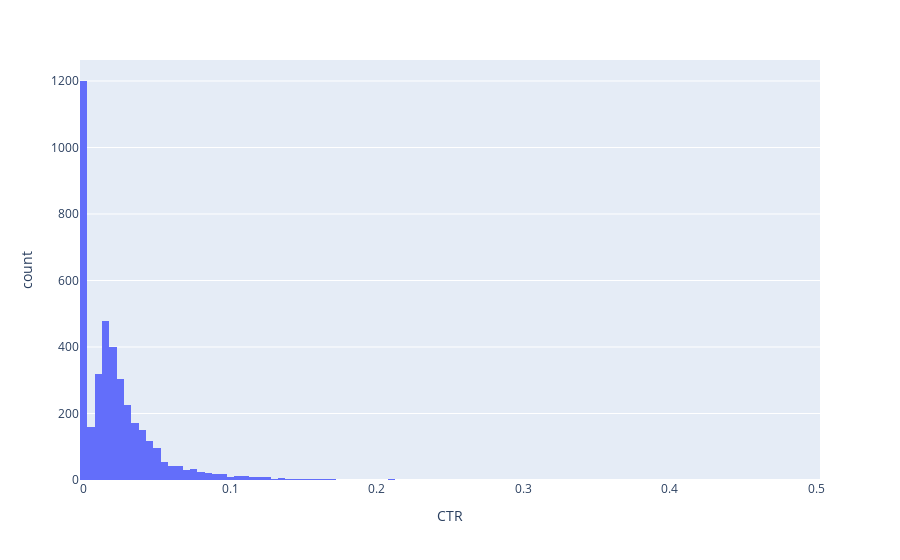

Notebook code for this chart:
### Code cell
px.histogram(df, x = "CTR")

### Figure 1 — Plotly figure (JSON) as saved in the notebook; plotly's stock layout.template omitted (floating-point values rounded to 4 significant figures; data arrays with more than 128 entries replaced by an {"elided": "..."} marker saying what was removed)
{"data": [{"alignmentgroup": "True", "bingroup": "x", "hovertemplate": "CTR=%{x}<br>count=%{y}<extra></extra>", "legendgroup": "", "marker": {"color": "#636efa", "pattern": {"shape": ""}}, "name": "", "offsetgroup": "", "orientation": "v", "showlegend": false, "type": "histogram", "x": {"elided": "4004 float values"}, "xaxis": "x", "yaxis": "y"}], "layout": {"barmode": "relative", "legend": {"tracegroupgap": 0}, "margin": {"t": 60}, "xaxis": {"anchor": "y", "domain": [0, 1], "title": {"text": "CTR"}}, "yaxis": {"anchor": "x", "domain": [0, 1], "title": {"text": "count"}}}}
